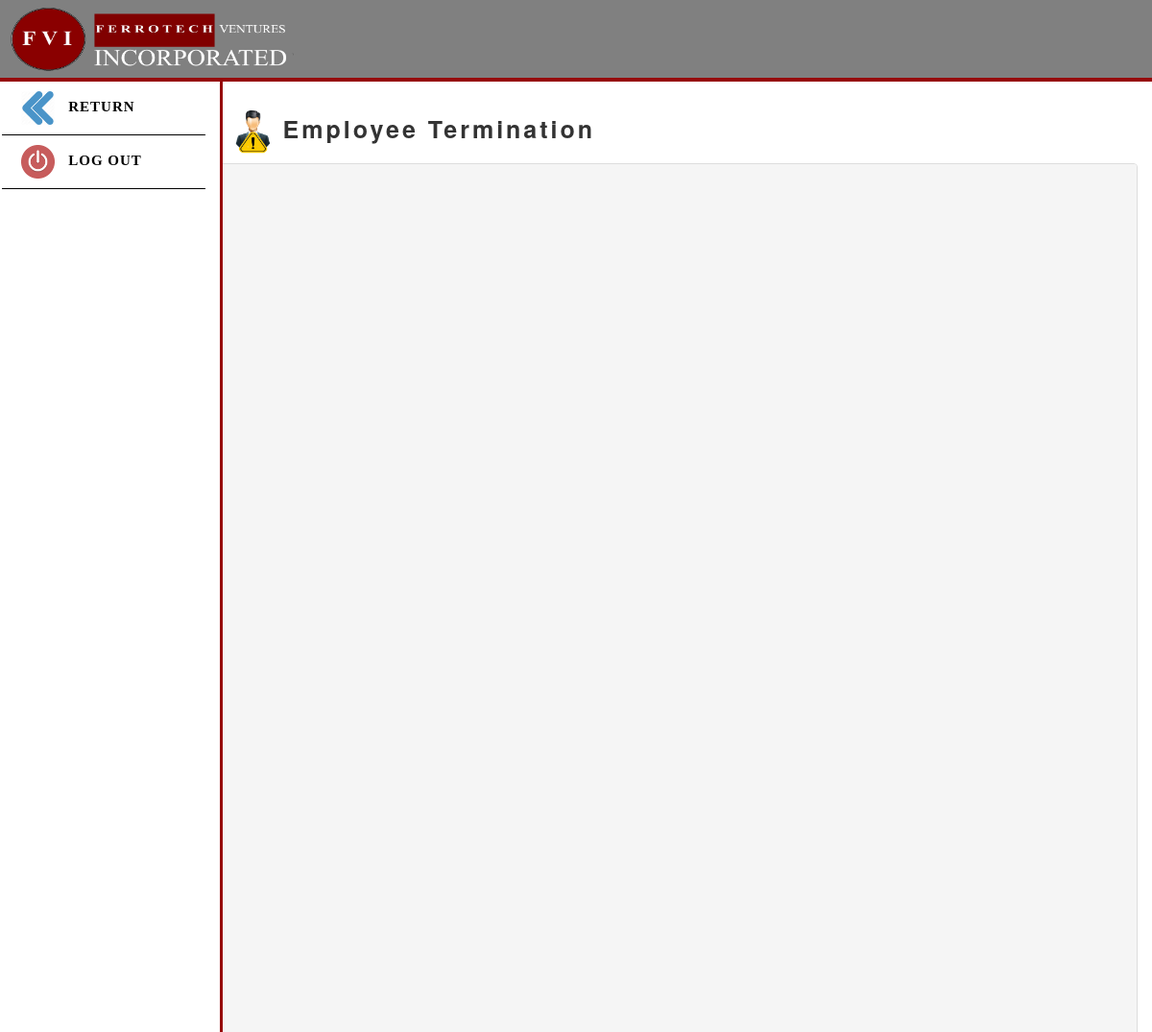
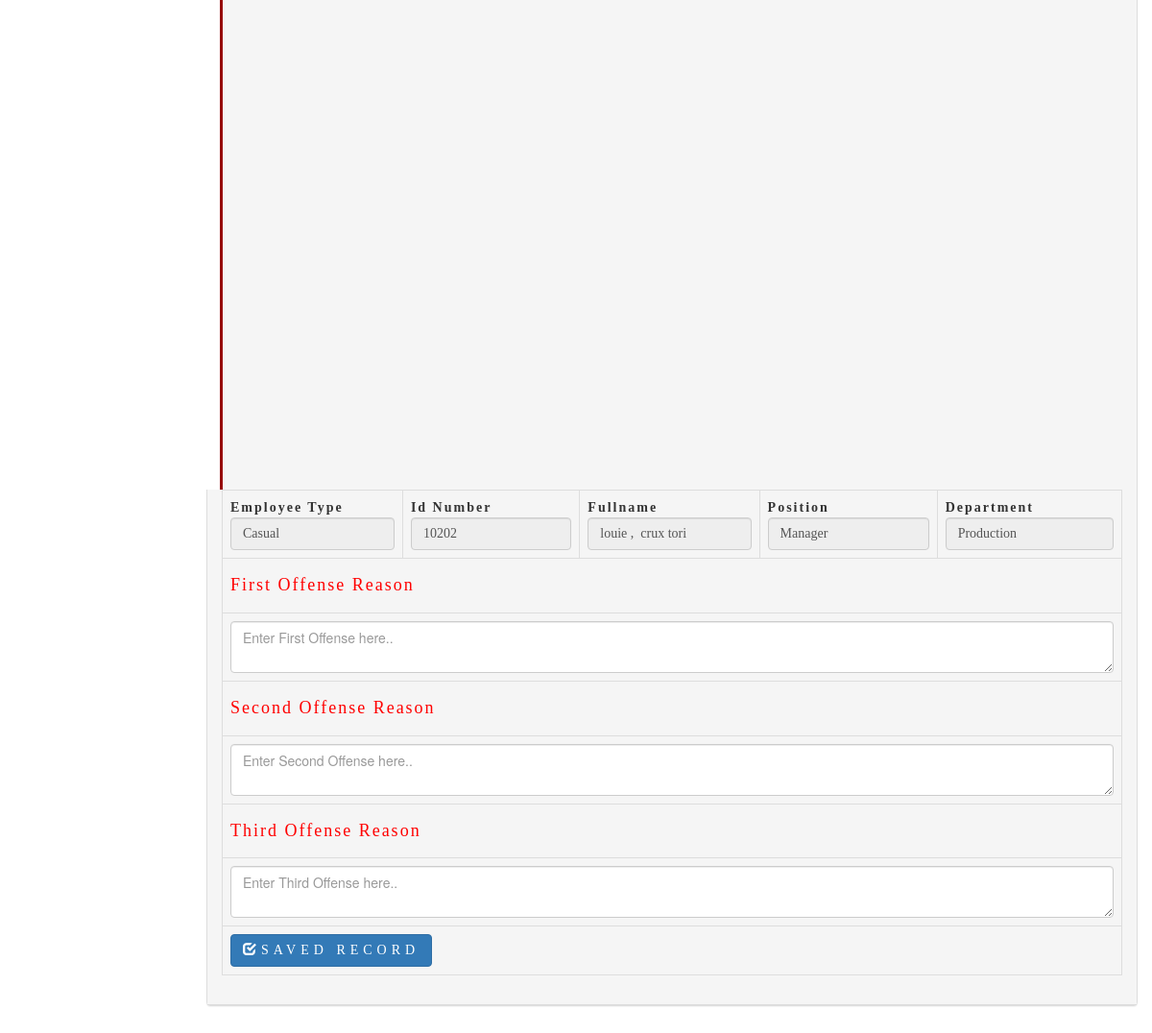
/a_termination.php?id=10202&type=Casual (signed in), run on the app's committed database (2 pictures, top to bottom).
### tables this page shows
CREATE TABLE `tbl_applicants` (
  `ID` int(11) NOT NULL,
  `a_id` text NOT NULL,
  `a_fname` varchar(26) NOT NULL,
  `a_lname` varchar(26) NOT NULL,
  `a_mname` varchar(26) NOT NULL,
  `a_gender` varchar(6) NOT NULL,
  `a_civilStatus` varchar(10) NOT NULL,
  `a_contactNumber` varchar(15) NOT NULL,
  `a_religion` varchar(100) NOT NULL,
  `a_birthday` date NOT NULL,
  `a_age` int(2) NOT NULL,
  `a_region` varchar(255) NOT NULL,
  `a_provine` varchar(255) NOT NULL,
  `a_city` varchar(255) NOT NULL,
  `a_brgy` varchar(255) NOT NULL,
  `a_education` varchar(255) NOT NULL,
  `a_masters` varchar(255) NOT NULL,
  `a_empRecords` varchar(255) NOT NULL,
  `a_dateApplied` date NOT NULL,
  `a_position` varchar(255) NOT NULL,
  `a_dateApproved` date NOT NULL,
  `a_status` text NOT NULL
);

CREATE TABLE `tbl_applicant_field` (
  `ID` int(11) NOT NULL,
  `a_id` text NOT NULL,
  `a_superior` varchar(255) NOT NULL,
  `a_department` varchar(255) NOT NULL,
  `a_contactPerson` varchar(26) NOT NULL,
  `a_contactPersonNum` int(11) NOT NULL,
  `a_tax` varchar(255) NOT NULL,
  `a_tin` varchar(255) NOT NULL,
  `a_sss` varchar(255) NOT NULL,
  `a_pagibin` varchar(255) NOT NULL,
  `a_philHealth` varchar(255) NOT NULL,
  `a_dateHired` date NOT NULL,
  `a_dateEnd` date NOT NULL
);

### a_termination.php (the view, shortened to what this page needs)
<?php
if(isset($_GET['id'])){
  $id = $_GET['id'];
}else{
  ?>
  <script type="text/javascript">window.location.href = 'casual_list.php'</script>
  <?php
}
?>
<!DOCTYPE html>
<html>
  <head>
     <link rel="stylesheet" href="bootstrap_Files/libs/bootstrap/css/bootstrap.min.css" />
     <link rel="stylesheet" href="css/bootstrap.min.css" />
    <link rel="stylesheet" type="text/css" href="css/sidebar.css">
  </head>
<body >
    <nav class="navbar navbar-inverse" style="background-color:gray; border: 0px; border-bottom:4px solid rgb(150, 8, 10); border-radius: 0;  padding: 5.5px;">
  <div class="container-fluid">
    <img style="margin-left: -1%;" src="images/header.png" width="300px" height="70px">
  </div>
</nav>
<div class="sidebar col-sm-12 col-md-12 col-lg-6" style="margin-top:-20px; letter-spacing: 1px;">
 <a href="employee_view.php?id=<?= $_GET['id'] ?>&type=<?= $_GET['type'] ?>" style="text-decoration: none;">
    <li>
      <span style="font-family: 'Calibri'">
        <img src="images/return.png" height="35px"> &nbsp; RETURN
      </span>
    </li>
  </a>
   <a type="button" data-toggle="modal" data-target="#logout" style="text-decoration: none;">
    <li>
      <span style="font-family: 'Calibri'">
        <img src="images/off.png" height="35px"> &nbsp; LOG OUT
      </span>
    </li>
  </a>
 </div>
  <?php
   $table_list_query = mysql_query("SELECT * from tbl_applicants where a_id ='$id'");
   $table_list_rows = mysql_fetch_array($table_list_query);
   $table_list_query_1 = mysql_query("SELECT * from tbl_applicant_field where a_id ='$id'");
   $table_list_rows_1 = mysql_fetch_array($table_list_query_1);
  $type = $_GET['type'];
  if($type == "Casual"){
    $data = "Casual";
  }elseif($type == "ProjectBased"){
    $data = "Project Based";
  }elseif($type == "Regular") {
    $data = "Regular";
  }
   $table_list_query_2 = mysql_query("SELECT * from tbl_terminate where a_id ='$id' AND a_type = '$data'");
   $table_list_rows_2 = mysql_fetch_array($table_list_query_2);
  ?>
<form method="POST" action="?id=<?= $_GET['id'] ?>&type=<?= $_GET['type'] ?>">
  <div class="container" style="margin-top:-30px;">
    <div class="container" id="div-id-name" ><br>
<h3 style=" letter-spacing: 3px; font-size: 25px; margin-left:200px;" ><img src="images/warning.png" height="45px"><b> Employee Termination </b></h3>
    <div class="panel panel-default" style="margin-left:170px;">
    <div class="panel-heading">
      <table class="table table-bordered">
        <tbody>
          <tr style="font-family: 'Calibri'">
            <td class="active" style="letter-spacing: 2px;"><b>Employee Type</b><input type="text" class="form-control" name="record_status" value="<?php echo $table_list_rows['a_status']; ?>" readonly></input></td>
            <td class="active"  style="letter-spacing: 2px;"><b>Id Number</b><input type="text" class="form-control" name="idnumber" value="<?php echo $table_list_rows['a_id']; ?>" readonly></input></td>
            <td class="active"  style="letter-spacing: 2px;"><b>Fullname</b><input type="text" class="form-control" value="<?php echo $table_list_rows['a_fname'];?>,  <?php echo $table_list_rows['a_mname']; ?> <?php echo $table_list_rows['a_lname']; ?>" readonly></input></td>
            <td class="active"  style="letter-spacing: 2px;"><b>Position</b><input type="text" class="form-control" name="position" value="<?php echo $table_list_rows['a_position']; ?>" readonly></input></td>
            <td class="active"  style="letter-spacing: 2px;"><b>Department</b><input type="text" class="form-control" name="department" value="<?php echo $table_list_rows_1['a_department']; ?>" readonly></input></td>
          </tr>
          <tr>
          	<td colspan="5" style="letter-spacing: 2px;"><h4 style="color:red; font-family:'Calibri'; letter-spacing:2px;">First Offense Reason</h4></td>
          </tr>
          <tr class="active">
            <?php
            if(!empty($table_list_rows_2['a_firstOffense'])){
              $view = 'readonly';
            }else{
              $view = '';
            }
            if(!empty($table_list_rows_2['a_secondOffense'])){
              $view_2 = 'readonly';
            }else{
              $view_2 = '';
            }
            if(!empty($table_list_rows_2['a_thirdOffense'])){
              $view_3 = 'readonly';
            }else{
              $view_3 = '';
            }
            ?>
          	<td colspan="5"><textarea <?= $view ?>  class="form-control" placeholder="Enter First Offense here.." name="casual_foffense"><?php echo $table_list_rows_2['a_firstOffense']; ?></textarea></td>
          </tr>
          <tr>
          	<td colspan="5" style="letter-spacing: 2px;"><h4 style="color:red; font-family:'Calibri'; letter-spacing:2px;">Second Offense Reason</h4></td>
          </tr>
          <tr class="active">
          	<td colspan="5"><textarea <?= $view_2 ?>  class="form-control" placeholder="Enter Second Offense here.." name="casual_soffense" ><?php echo $table_list_rows_2['a_secondOffense']; ?></textarea></td>
          </tr>
          <tr>
          	<td colspan="5"style="letter-spacing: 2px;"><h4 style="color:red; font-family:'Calibri'; letter-spacing:2px;">Third Offense Reason</h4></td>
          </tr>
          <tr class="active">
          	<td colspan="5"><textarea <?= $view_3 ?> class="form-control" placeholder="Enter Third Offense here.." name="casual_toffense"><?php echo $table_list_rows_2['a_thirdOffense']; ?></textarea></td>
          </tr>
          <tr class="active">
          	<td colspan="5">
          		<button style="letter-spacing: 5px; font-family: 'Calibri'" type="submit" name="casual_terminate" class="btn btn-primary"><span class="glyphicon glyphicon-check"></span>SAVED RECORD</button>
          	</td>
          </tr>
        </tbody>
      </table>
      </div>
           </div>
                </div>
    </div>
  <br><br>
 </form>
</body>
</html>

### css/sidebar.css (style rules this page uses)
body { margin: 0px 0px; padding: 0px 0px; }
* { margin: 0px 0px; padding: 0px 0px; }
.sidebar { background-color:white; border-right:solid rgb(150, 8, 10); margin-left: -8px; width: 20%; height: 1500px; }
li { font-weight: bold; list-style-type: none; color: black; padding: 10px 20px; border-bottom:1px solid black; font-family: oblique; font-size: 15px; margin-left: -5px; }

### data on the page
tbl_applicants: record_status "Casual", idnumber "10202", a_fname+a_mname+a_lname "louie , crux tori", position "Manager"
tbl_applicant_field: department "Production"
